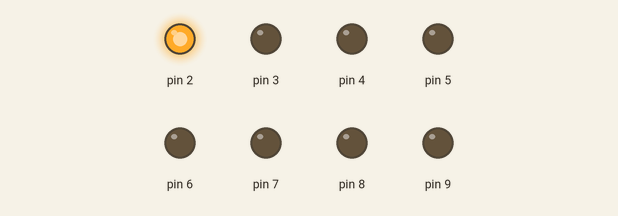
This sketch was run on a simulated Arduino Uno, built with avr-gcc and run on an emulated ATmega328P. Parts: output pins drawn as LEDs (lit = HIGH).

Above: at 0.3 s.
At 7.1 s:
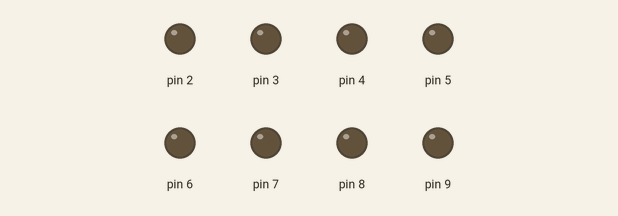
At 9.7 s:
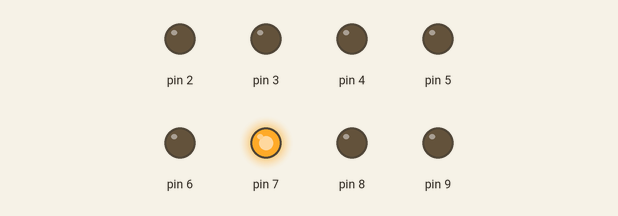
At 11.7 s:
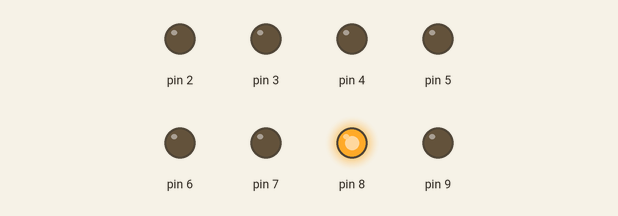
At 13.3 s:
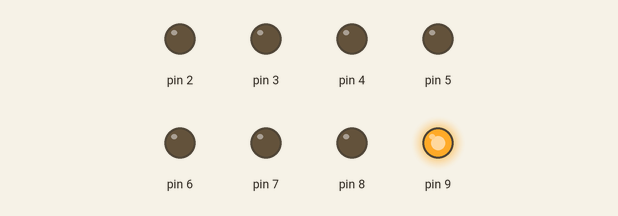
At 16.9 s:
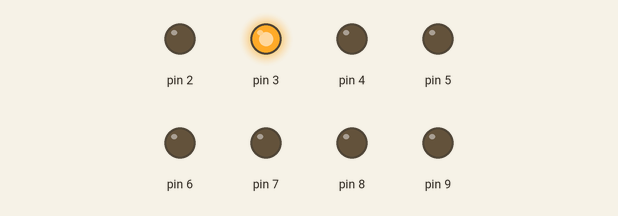
Timing chart, 0 to 19.0 s (numbered marks = the images above):
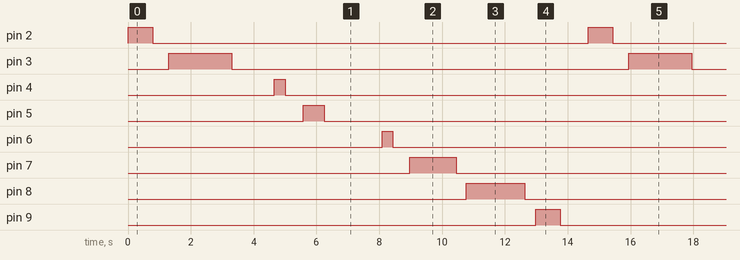

The sketch:

EightLED.ino
```cpp
class Blinky
{
  private:

  public:

    int x,y,z;

    void Initialize(int pinNum, int onTime, int offTime)
    {
      x = pinNum;
      y = onTime;
      z = offTime;
      pinMode(x,OUTPUT);
    }

    void Refresh()
    {
      digitalWrite (x,HIGH);
      delay(y);
      digitalWrite (x,LOW);
      delay(z);
    }
};

Blinky leds[8];

void setup ()
{
  Serial.begin (9600);
  leds[0].Initialize(2,781,515);
  leds[1].Initialize(3,2014,1348);
  leds[2].Initialize(4,343,573);
  leds[3].Initialize(5,678,1839);
  leds[4].Initialize(6,342,534);
  leds[5].Initialize(7,1478,326);
  leds[6].Initialize(8,1859,351);
  leds[7].Initialize(9,777,888);
}

void loop ()
{
  for(int i=0; i<8; i++)
  {
    leds[i].Refresh();
  }
}
```

Measured:
- by itself, pin 2, pin 9: alternates HIGH for 0.78 s and LOW for 13.9 s
- by itself, pin 3: alternates HIGH for 2.0 s and LOW for 12.6 s
- by itself, pin 4, pin 6: alternates HIGH for 0.34 s and LOW for 14.3 s
- by itself, pin 5: alternates HIGH for 0.68 s and LOW for 14.0 s
- by itself, pin 7: alternates HIGH for 1.5 s and LOW for 13.2 s
- by itself, pin 8: alternates HIGH for 1.9 s and LOW for 12.8 s
